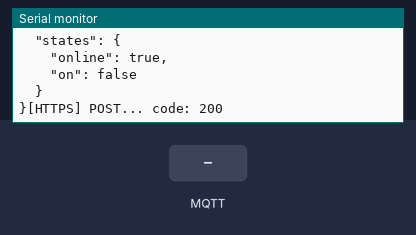
Bench run of a sketch on a simulated ESP32. On the bench: the last lines printed to the serial monitor. The inputs (shaded band) are chosen by the test bench. WiFi joins after 1.5 s; servers stay silent unless stated; uploads are accepted with an empty reply; no MQTT or app messages arrive unless stated.

Above: at 5.9 s.
6.0 s: MQTT message "true" arrives on the first subscribed topic
At 7.2 s:
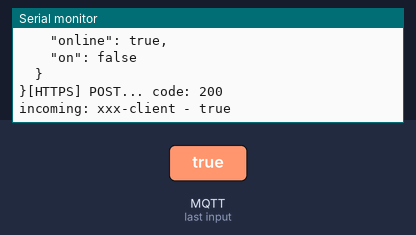
7.5 s: MQTT message "1" arrives on the first subscribed topic
At 8.5 s:
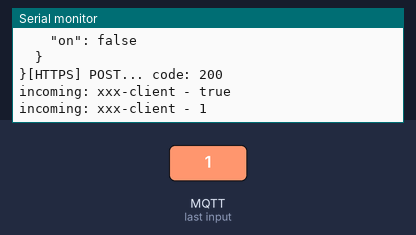
9.0 s: MQTT message "on" arrives on the first subscribed topic
At 9.6 s:
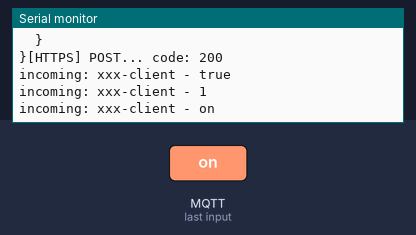
10.5 s: MQTT message "off" arrives on the first subscribed topic
At 11.9 s:
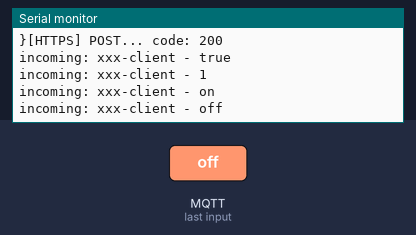

The sketch:

smart-pet-feeder-esp32.ino
```cpp
// Include the Arduino Stepper.h library:
#include <MQTTClient.h>
#include <WiFi.h>
#include <HTTPClient.h>
#include <ArduinoJson.h> // https://github.com/kakopappa/sinric/wiki/How-to-add-dependency-libraries
#include <WiFiClientSecure.h>
//#include <AccelStepper.h>
#include <Stepper.h>

const int stepsPerRevolution = 2038;

// Pins entered in sequence IN1-IN3-IN2-IN4 for proper step sequence
Stepper myStepper = Stepper(stepsPerRevolution, 5, 19, 18, 21); // ESP32 pins used

String device_pet_feeder = "xxx"; // your switch device id created for google home (check my videos to see how to create a new device)

char ssid[] = "";   //  your network SSID (name)
char pass[] = ""; // your network password (use for WPA, or use as key for WEP)
int status = WL_IDLE_STATUS;
WiFiClient net;
MQTTClient client;
// MQTT info
const char *thehostname = "postman.cloudmqtt.com"; // MQTT broker
const char *user = "xxx";
const char *user_password = "yyy";
const char *id = "ESP32-Pet-Feeder";

boolean onOff = false;
#define FEED_INTERVAL 3000 // 3 seconds

uint64_t timestamp = 0;
int counter = 0;

const char *rootCACertificate =
    "-----BEGIN CERTIFICATE-----\n"
    "MIIF6TCCA9GgAwIBAgIQBeTcO5Q4qzuFl8umoZhQ4zANBgkqhkiG9w0BAQwFADCB\n"
    "iDELMAkGA1UEBhMCVVMxEzARBgNVBAgTCk5ldyBKZXJzZXkxFDASBgNVBAcTC0pl\n"
    "cnNleSBDaXR5MR4wHAYDVQQKExVUaGUgVVNFUlRSVVNUIE5ldHdvcmsxLjAsBgNV\n"
    "BAMTJVVTRVJUcnVzdCBSU0EgQ2VydGlmaWNhdGlvbiBBdXRob3JpdHkwHhcNMTQw\n"
    "OTEyMDAwMDAwWhcNMjQwOTExMjM1OTU5WjBfMQswCQYDVQQGEwJGUjEOMAwGA1UE\n"
    "CBMFUGFyaXMxDjAMBgNVBAcTBVBhcmlzMQ4wDAYDVQQKEwVHYW5kaTEgMB4GA1UE\n"
    "AxMXR2FuZGkgU3RhbmRhcmQgU1NMIENBIDIwggEiMA0GCSqGSIb3DQEBAQUAA4IB\n"
    "DwAwggEKAoIBAQCUBC2meZV0/9UAPPWu2JSxKXzAjwsLibmCg5duNyj1ohrP0pIL\n"
    "m6jTh5RzhBCf3DXLwi2SrCG5yzv8QMHBgyHwv/j2nPqcghDA0I5O5Q1MsJFckLSk\n"
    "QFEW2uSEEi0FXKEfFxkkUap66uEHG4aNAXLy59SDIzme4OFMH2sio7QQZrDtgpbX\n"
    "bmq08j+1QvzdirWrui0dOnWbMdw+naxb00ENbLAb9Tr1eeohovj0M1JLJC0epJmx\n"
    "bUi8uBL+cnB89/sCdfSN3tbawKAyGlLfOGsuRTg/PwSWAP2h9KK71RfWJ3wbWFmV\n"
    "XooS/ZyrgT5SKEhRhWvzkbKGPym1bgNi7tYFAgMBAAGjggF1MIIBcTAfBgNVHSME\n"
    "GDAWgBRTeb9aqitKz1SA4dibwJ3ysgNmyzAdBgNVHQ4EFgQUs5Cn2MmvTs1hPJ98\n"
    "rV1/Qf1pMOowDgYDVR0PAQH/BAQDAgGGMBIGA1UdEwEB/wQIMAYBAf8CAQAwHQYD\n"
    "VR0lBBYwFAYIKwYBBQUHAwEGCCsGAQUFBwMCMCIGA1UdIAQbMBkwDQYLKwYBBAGy\n"
    "MQECAhowCAYGZ4EMAQIBMFAGA1UdHwRJMEcwRaBDoEGGP2h0dHA6Ly9jcmwudXNl\n"
    "cnRydXN0LmNvbS9VU0VSVHJ1c3RSU0FDZXJ0aWZpY2F0aW9uQXV0aG9yaXR5LmNy\n"
    "bDB2BggrBgEFBQcBAQRqMGgwPwYIKwYBBQUHMAKGM2h0dHA6Ly9jcnQudXNlcnRy\n"
    "dXN0LmNvbS9VU0VSVHJ1c3RSU0FBZGRUcnVzdENBLmNydDAlBggrBgEFBQcwAYYZ\n"
    "aHR0cDovL29jc3AudXNlcnRydXN0LmNvbTANBgkqhkiG9w0BAQwFAAOCAgEAWGf9\n"
    "crJq13xhlhl+2UNG0SZ9yFP6ZrBrLafTqlb3OojQO3LJUP33WbKqaPWMcwO7lWUX\n"
    "zi8c3ZgTopHJ7qFAbjyY1lzzsiI8Le4bpOHeICQW8owRc5E69vrOJAKHypPstLbI\n"
    "FhfFcvwnQPYT/pOmnVHvPCvYd1ebjGU6NSU2t7WKY28HJ5OxYI2A25bUeo8tqxyI\n"
    "yW5+1mUfr13KFj8oRtygNeX56eXVlogMT8a3d2dIhCe2H7Bo26y/d7CQuKLJHDJd\n"
    "ArolQ4FCR7vY4Y8MDEZf7kYzawMUgtN+zY+vkNaOJH1AQrRqahfGlZfh8jjNp+20\n"
    "J0CT33KpuMZmYzc4ZCIwojvxuch7yPspOqsactIGEk72gtQjbz7Dk+XYtsDe3CMW\n"
    "1hMwt6CaDixVBgBwAc/qOR2A24j3pSC4W/0xJmmPLQphgzpHphNULB7j7UTKvGof\n"
    "KA5R2d4On3XNDgOVyvnFqSot/kGkoUeuDcL5OWYzSlvhhChZbH2UF3bkRYKtcCD9\n"
    "0m9jqNf6oDP6N8v3smWe2lBvP+Sn845dWDKXcCMu5/3EFZucJ48y7RetWIExKREa\n"
    "m9T8bJUox04FB6b9HbwZ4ui3uRGKLXASUoWNjDNKD/yZkuBjcNqllEdjB+dYxzFf\n"
    "BT02Vf6Dsuimrdfp5gJ0iHRc2jTbkNJtUQoj1iM=\n"
    "-----END CERTIFICATE-----\n";

void setup()
{

    Serial.begin(115200);
    WiFi.begin(ssid, pass);

    client.begin(thehostname, 16157, net);
    client.onMessage(messageReceived);
    connect();
    delay(1000);

    timestamp = millis() + FEED_INTERVAL + 1;
    onOff = false;
    counter = 0;
    delay(500);
    sendHttps(device_pet_feeder);
}

void connect()
{
    Serial.print("checking wifi…");
    while (WiFi.status() != WL_CONNECTED)
    {
        Serial.print(".");
        delay(1000);
    }
    Serial.print("\nconnecting…");
    while (!client.connect(id, user, user_password))
    {
        Serial.print(".");
        delay(1000);
    }
    Serial.println("\nconnected!");
    client.subscribe(device_pet_feeder + "-client");
    delay(1000);
}

void messageReceived(String &topic, String &payload)
{
    Serial.println("incoming: " + topic + " - " + payload);
    DynamicJsonBuffer jsonBuffer;
    JsonObject &json = jsonBuffer.parseObject(payload);
    String deviceOn = json["on"];

    if (topic == (device_pet_feeder + "-client"))
    {
        if (deviceOn == "true")
        {
            onOff = true;
            counter = 0;
            timestamp = millis();
        }
    }
}

void loop()
{
    client.loop();
    if (!client.connected())
    {
        connect();
    }
    else
    {
        uint64_t now = millis();
        if ((now - timestamp) < FEED_INTERVAL)
        {
            // feeding....
            if (onOff)
            {
                Serial.println("steps motor on...");
                myStepper.setSpeed(6);
                myStepper.step(400);
                delay(100);
                counter++;
                Serial.println("counter = ");
                Serial.print(counter, DEC);
                Serial.println(" ");
                if (counter < 9)
                {
                    timestamp = millis();
                }
            }
        }
        else
        {
            if (onOff && counter > 7)
            {
                onOff = false;
                Serial.println("stop motor");
                sendHttps(device_pet_feeder);
            }
        }
    }
}

// Update Google Home Switch to OFF when timer of Step Motor expire

void sendHttps(String deviceId)
{

    WiFiClientSecure *client = new WiFiClientSecure;
    if (client)
    {
        client->setCACert(rootCACertificate);

        HTTPClient https;

        https.begin("https://xxx.appspot.com/smarthome/update"); // your url for Java application that interfaces with Google Smart Home
        https.addHeader("Content-Type", "application/json");

        Serial.print("[HTTPS] POST...\n");
        // start connection and send HTTP header

        StaticJsonBuffer<256> jsonBuffer;
        JsonObject &res = jsonBuffer.createObject();

        res["userId"] = "1234";
        res["deviceId"] = deviceId;
        res["errorCode"] = "";

        JsonObject &states = res.createNestedObject("states");
        states["online"] = true;
        states["on"] = false;

        String msg;
        res.prettyPrintTo(Serial);
        res.printTo(msg);

        int httpCode = https.POST(msg);

        // httpCode will be negative on error
        if (httpCode > 0)
        {
            // HTTP header has been send and Server response header has been handled
            Serial.printf("[HTTPS] POST... code: %d\n", httpCode);

            // file found at server
            if (httpCode == HTTP_CODE_OK)
            {
                String payload = https.getString();
                Serial.println(payload);
            }
        }
        else
        {
            Serial.printf("[HTTPS] POST... failed, error: %s\n", https.errorToString(httpCode).c_str());
        }

        https.end();
    }
    else
    {
        Serial.printf("[HTTPS] Unable to connect\n");
    }
}
```

Measured:
- after the input at 6.0 s, the serial monitor: prints a new line at once (image 1)
- after the input at 7.5 s, the serial monitor: prints a new line at once (image 2)
- after the input at 9.0 s, the serial monitor: prints a new line at once (image 3)
- after the input at 10.5 s, the serial monitor: prints a new line at once (image 4)
